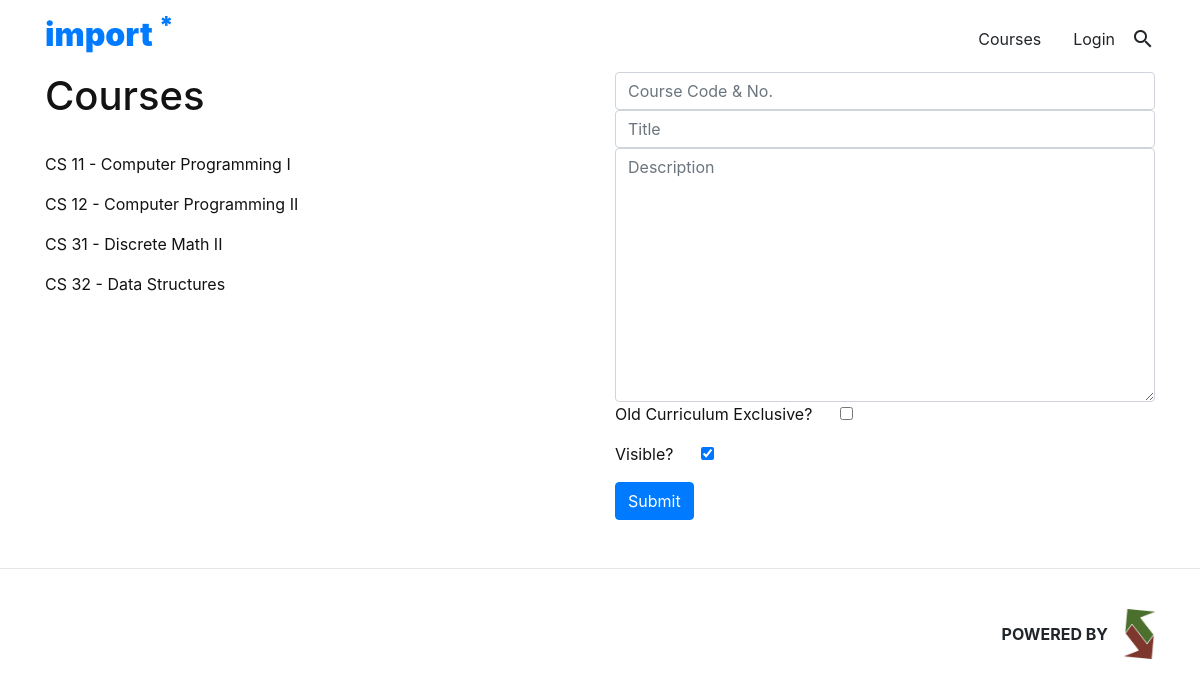
The app's page /su, older data.
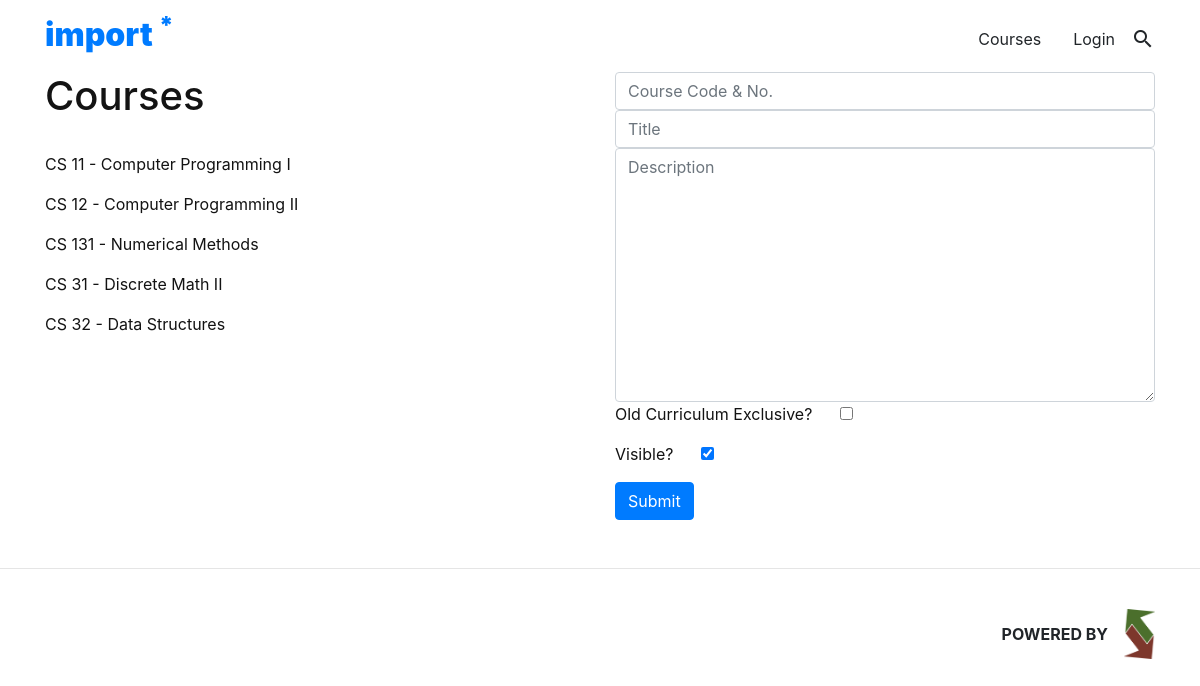
The same page, newer data.
### reviewer/models.py (models this page shows, shortened)
class Course(models.Model):
	name = models.CharField("Course Name", max_length=20)
	code = models.CharField("Course Code", max_length=10)
	number = models.CharField("Course Number", max_length=10)
	title = models.CharField("Course Title", max_length=50)
	description = models.TextField("Course Description", blank=True)
	old_curr = models.BooleanField("Pre-2018 Curriculum Exclusive?", default=False)
	visible = models.BooleanField("Visible?", default=True)
	prereqs = models.ManyToManyField('self', blank=True, default=None)
	coreqs = models.ManyToManyField('self', blank=True, default=None)
	lastupdated = models.DateTimeField("Last Updated", default=timezone.now)

### reviewer/views.py (the view)
# urls.py: path('su', views.su, name="su"),
def su(request):
	courses = Course.objects.order_by('name')
	if request.method == "POST":
		data = request.POST
		courseform = CourseForm(data)
		tempname = data['name']
		coursefulln = tempname.split(" ")
		tempnum = coursefulln[len(coursefulln)-1]
		tempcode = ' '.join(coursefulln[:-(len(coursefulln)-1)])
		temp_oldcurr = data.get('old_curr', False)
		temp_visible = data.get('visible', True)
		if temp_oldcurr == 'on':
			temp_oldcurr = True
		if temp_visible == 'on':
			temp_visible = True
		new_course = Course(name=data['name'], code=tempcode, number=tempnum, title=data['title'], description=data['description'], old_curr=temp_oldcurr, visible=temp_visible)
		new_course.save()
		return redirect('su')
	else:
		courseform = CourseForm()
	context = { 'courses': courses, 'courseform': courseform}
	return render(request, 'reviewer/admin.html', context)

### reviewer/forms.py
class CourseForm(forms.Form):
	name = forms.CharField(max_length=20, widget=forms.TextInput(attrs={'class': 'form-control', 'placeholder' : 'Course Code & No.'}))
	code = forms.CharField(max_length=10)
	number = forms.CharField(max_length=10)
	title = forms.CharField(max_length=50, widget=forms.TextInput(attrs={'class': 'form-control', 'placeholder' : 'Title'}))
	description = forms.CharField(widget=forms.Textarea(attrs={'class': 'form-control', 'placeholder' : 'Description'}), required=False)
	old_curr = forms.BooleanField(widget=forms.CheckboxInput(attrs={ 'class': 'form-check-input' }), required=False, initial=False)
	visible = forms.BooleanField(widget=forms.CheckboxInput(attrs={ 'class': 'form-check-input' }), required=False, initial=True)
	lastupdated = datetime.datetime.now()

### reviewer/templates/reviewer/admin.html (shortened to what this page needs)
{% extends 'reviewer/base.html' %}
{% block content %}
<div class="container pt-5">
	<div class="pt-4" style="color: #131313">
		<div class="row">
			<div class="col-6 d-flex flex-column">
				<h1 class="mb-3">Courses</h1>
				<div class="py-3" style="height: 40vh;overflow-y: scroll;">
					{% for course in courses %}
						<p> {{ course.name }} - {{ course.title }} </p>
					{% endfor %}
				</div>
			</div>
			<div class="col-6 d-flex flex-column">
				<form class="form-group" method="POST" action="{% url 'su'%}" >
					<div class="form-control-group">
						{{ courseform.name }}
					</div>
					<div class="form-control-group">
						{{ courseform.title }}
					</div>
					<div class="form-control-group">
						{{ courseform.description }}
					</div>
					<div class="form-group">
						<p><span class="mr-5">Old Curriculum Exclusive?</span> {{ courseform.old_curr }}</p>
					</div>
					<div class="form-group">
						<p><span class="mr-5">Visible?</span> {{ courseform.visible }}</p>
					</div>
					<div class="form-group">
						<input class="btn btn-primary" type="submit" value="Submit">
					</div>
				</form>
			</div>
		</div>
	</div>
</div>
{% endblock %}

### reviewer/templates/reviewer/base.html (shortened to what this page needs)
{% load static %}
<!DOCTYPE html>
<html>
	<head>
		<link rel="stylesheet" href="{% static 'reviewer/css/bootstrap.min.css' %}">
		<link href="https://unpkg.com/material-components-web@latest/dist/material-components-web.min.css" rel="stylesheet">
	  	<link href="{% static 'reviewer/css/import.less' %}" type="text/css" rel="stylesheet/less"/>
	</head>
	<body>
		<div class="site-container w-100">
			{% include 'reviewer/partials/header.html' %}
			<div class="site-content">
				{% block content %}
				{% endblock %}
			</div>
			{% include 'reviewer/partials/footer.html' %}
		</div>
	</body>
</html>

### reviewer/templates/reviewer/partials/header.html (shortened to what this page needs)
<header class="d-flex navbar w-100 import-header position-fixed py-3">
	<div class="container d-flex justify-content-between">
		<a href="{% url 'index'%}" class="import-logo">
			<div class="noselect">
				<h2 class="h2" style="font-weight: 900;">import <span class="import-font-pink"><sup>*</sup></span></h2>
			</div>
		</a>
		<nav class="d-flex">
			<span class="mx-3">Courses</span>
			<span class="mx-3">Login</span>
			<i class="material-icons">search</i>
		</nav>
	</div>
</header>

### reviewer/templates/reviewer/partials/footer.html
{% load static %}
<hr>
<footer class="d-flex w-100 py-4">
	<div class="container d-flex justify-content-end align-items-center">
		<span class="my-auto mx-3 font-weight-bold">POWERED BY</span>
		<img src="{% static 'reviewer/images/dcss-colored.png' %}" style="max-height: 50px">
	</div>
</footer>

Row changes from the older to the newer data that the page shows:
added Course: name "CS 131", title "Numerical Methods"
